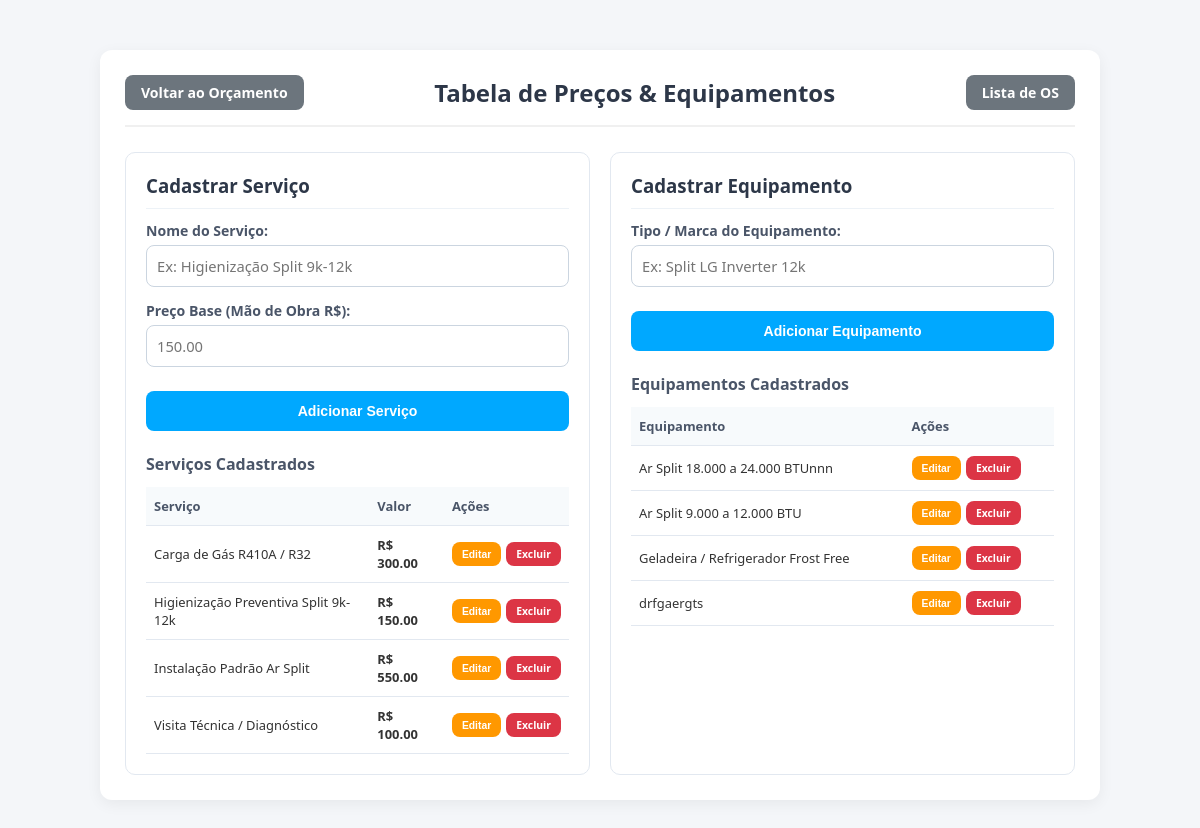
/catalogos (signed in), run on the app's committed database.
### tables this page shows
CREATE TABLE CatServico (
        id INTEGER PRIMARY KEY AUTOINCREMENT,
        nome TEXT NOT NULL,
        valor_padrao REAL DEFAULT 0.0
    );

CREATE TABLE CatEquipamento (
        id INTEGER PRIMARY KEY AUTOINCREMENT,
        nome TEXT NOT NULL
    );

### app.py (the view, shortened to what this page needs)
@app.route('/orcamento/config', methods=['GET', 'POST'])
@app.route('/orcamentos/config', methods=['GET', 'POST'])
@app.route('/config_orcamento', methods=['GET', 'POST'])
@app.route('/catalogos', methods=['GET', 'POST'])
@login_required
def config_orcamento():
    conn = get_db()
    s = conn.execute("SELECT * FROM CatServico ORDER BY nome ASC").fetchall()
    a = conn.execute("SELECT * FROM CatEquipamento ORDER BY nome ASC").fetchall()
    conn.close()
    return render_template('servicos/config_orcamento.html', s=s, a=a)

### app.py (called while the page is built)
def get_db():
    conn = sqlite3.connect(DB_NAME, timeout=10)
    conn.row_factory = sqlite3.Row
    return conn

@app.context_processor
def inject_globals():
    conn = get_db()
    config = conn.execute("SELECT * FROM Configuracao WHERE id=1").fetchone()
    conn.close()
    return dict(config=config or {}, now=datetime.now())

def login_required(f):
    @wraps(f)
    def decorated_function(*args, **kwargs):
        if 'usuario_id' not in session:
            flash("Por favor, faca login para acessar.", "warning")
            return redirect(url_for('login'))
        return f(*args, **kwargs)
    return decorated_function

### templates/servicos/config_orcamento.html (shortened to what this page needs)
<!DOCTYPE html>
<html lang="pt-br">
<head>
<link rel="stylesheet" href="/static/style.css">
</head>
<body style="background:#f4f6f9;margin:0;padding:20px">
<div class="container">
  <div class="header-bar">
    <a href="/orcamento-rapido" class="btn btn-gray">Voltar ao Orçamento</a>
    <h2 style="margin:0;color:#2d3748">Tabela de Preços & Equipamentos</h2>
    <a href="/servicos" class="btn btn-gray">Lista de OS</a>
  </div>
  <div class="grid">
    <div class="card">
      <h3>Cadastrar Serviço</h3>
      <form action="/orcamento/config" method="POST">
        <div class="form-group">
          <label>Nome do Serviço:</label>
          <input type="text" name="nome" class="form-control" placeholder="Ex: Higienização Split 9k-12k" required>
        </div>
        <div class="form-group">
          <label>Preço Base (Mão de Obra R$):</label>
          <input type="number" step="0.01" name="valor_padrao" class="form-control" placeholder="150.00" required>
        </div>
        <button type="submit" class="btn btn-primary">Adicionar Serviço</button>
      </form>
      <h4 style="margin-top:22px;margin-bottom:8px;color:#4a5568">Serviços Cadastrados</h4>
      <table>
        <thead><tr><th>Serviço</th><th>Valor</th><th>Ações</th></tr></thead>
        <tbody>
        {% if s %}
          {% for item in s %}
          <tr id="srv-view-{{ item.id }}">
            <td>{{ item.nome }}</td>
            <td><strong>R$ {{ "%.2f"|format(item.valor_padrao or 0) }}</strong></td>
            <td>
              <div class="actions">
                <button type="button" class="btn btn-edit" onclick="editarSrv({{ item.id }})">Editar</button>
                <a href="/catalogo/servico/excluir/{{ item.id }}" class="btn btn-del" onclick="return confirm('Excluir este serviço?')">Excluir</a>
              </div>
            </td>
          </tr>
          {% endfor %}
        {% else %}
          <tr><td colspan="3" style="color:#999">Nenhum serviço cadastrado.</td></tr>
        {% endif %}
        </tbody>
      </table>
    </div>
    <div class="card">
      <h3>Cadastrar Equipamento</h3>
      <form action="/orcamento/config" method="POST">
        <div class="form-group">
          <label>Tipo / Marca do Equipamento:</label>
          <input type="text" name="nome" class="form-control" placeholder="Ex: Split LG Inverter 12k" required>
        </div>
        <button type="submit" class="btn btn-primary">Adicionar Equipamento</button>
      </form>
      <h4 style="margin-top:22px;margin-bottom:8px;color:#4a5568">Equipamentos Cadastrados</h4>
      <table>
        <thead><tr><th>Equipamento</th><th>Ações</th></tr></thead>
        <tbody>
        {% if a %}
          {% for item in a %}
          <tr id="eq-view-{{ item.id }}">
            <td>{{ item.nome }}</td>
            <td>
              <div class="actions">
                <button type="button" class="btn btn-edit" onclick="editarEq({{ item.id }})">Editar</button>
                <a href="/catalogo/equipamento/excluir/{{ item.id }}" class="btn btn-del" onclick="return confirm('Excluir este equipamento?')">Excluir</a>
              </div>
            </td>
          </tr>
          {% endfor %}
        {% else %}
          <tr><td colspan="2" style="color:#999">Nenhum equipamento cadastrado.</td></tr>
        {% endif %}
        </tbody>
      </table>
    </div>
  </div>
</div>
</body>
</html>

### static/style.css (style rules this page uses)
body { font-family: 'Segoe UI', Arial, sans-serif; background: #f0f3f8; color: #333; padding-bottom: 40px; }
.btn { display: inline-block; background: #fff; color: #1e5bb8; text-decoration: none; padding: 9px 16px; border-radius: 8px; font-weight: 600; font-size: 0.9em; border: none; cursor: pointer; transition: all 0.2s; }
.container { max-width: 1100px; margin: 20px auto; padding: 0 15px; }
label { display: block; margin-top: 12px; margin-bottom: 4px; font-weight: 600; font-size: 0.9em; color: #444; }
input, select, textarea { width: 100%; padding: 10px 12px; border: 1px solid #ccd5e0; border-radius: 6px; font-size: 0.95em; outline: none; font-family: inherit; }
table { width: 100%; border-collapse: collapse; font-size: 0.92em; }
th, td { padding: 12px 10px; text-align: left; border-bottom: 1px solid #edf1f5; }
th { background: #f7f9fc; color: #4a5568; font-weight: 700; }
.form-group label { display: block; font-size: 0.85rem; font-weight: bold; margin-bottom: 5px; color: #475569; }

### templates/servicos/config_orcamento.html (style rules this page uses)
.container { max-width:1000px;margin:30px auto;padding:25px;background:#fff;border-radius:12px;box-shadow:0 4px 15px rgba(0,0,0,.06);font-family:'Segoe UI',sans-serif }
.header-bar { display:flex;justify-content:space-between;align-items:center;margin-bottom:25px;border-bottom:2px solid #f0f0f0;padding-bottom:15px;flex-wrap:wrap;gap:10px }
.btn { display:inline-flex;align-items:center;gap:6px;padding:8px 16px;border-radius:8px;text-decoration:none;font-weight:600;font-size:.88em;border:none;cursor:pointer;color:#fff }
.btn-gray { background:#6c757d }
.btn-primary { background:#00a8ff;width:100%;justify-content:center;margin-top:10px;padding:12px }
.btn-edit { background:#ff9800;padding:5px 10px;font-size:.8em }
.btn-del { background:#dc3545;padding:5px 10px;font-size:.8em }
.grid { display:grid;grid-template-columns:1fr 1fr;gap:20px }
.card { background:#fff;border:1px solid #e2e8f0;border-radius:10px;padding:20px }
.card h3 { margin-top:0;color:#2d3748;border-bottom:1px solid #edf2f7;padding-bottom:10px }
.form-group { margin-bottom:14px }
.form-group label { display:block;font-weight:600;margin-bottom:5px;color:#4a5568;font-size:.88em }
.form-control { width:100%;padding:10px;border:1px solid #cbd5e0;border-radius:8px;box-sizing:border-box;font-size:.92em }
table { width:100%;border-collapse:collapse;margin-top:12px }
th,td { padding:10px 8px;border-bottom:1px solid #e2e8f0;text-align:left;font-size:.88em }
th { background:#f7fafc;color:#4a5568 }
.actions { display:flex;gap:5px }

### data on the page
CatServico: nome "Carga de Gás R410A / R32", valor_padrao "300.00"
CatServico: nome "Higienização Preventiva Split 9k-12k", valor_padrao "150.00"
CatServico: nome "Instalação Padrão Ar Split", valor_padrao "550.00"
CatServico: nome "Visita Técnica / Diagnóstico", valor_padrao "100.00"
CatEquipamento: nome "Ar Split 18.000 a 24.000 BTUnnn"
CatEquipamento: nome "Ar Split 9.000 a 12.000 BTU"
CatEquipamento: nome "Geladeira / Refrigerador Frost Free"
CatEquipamento: nome "drfgaergts"
